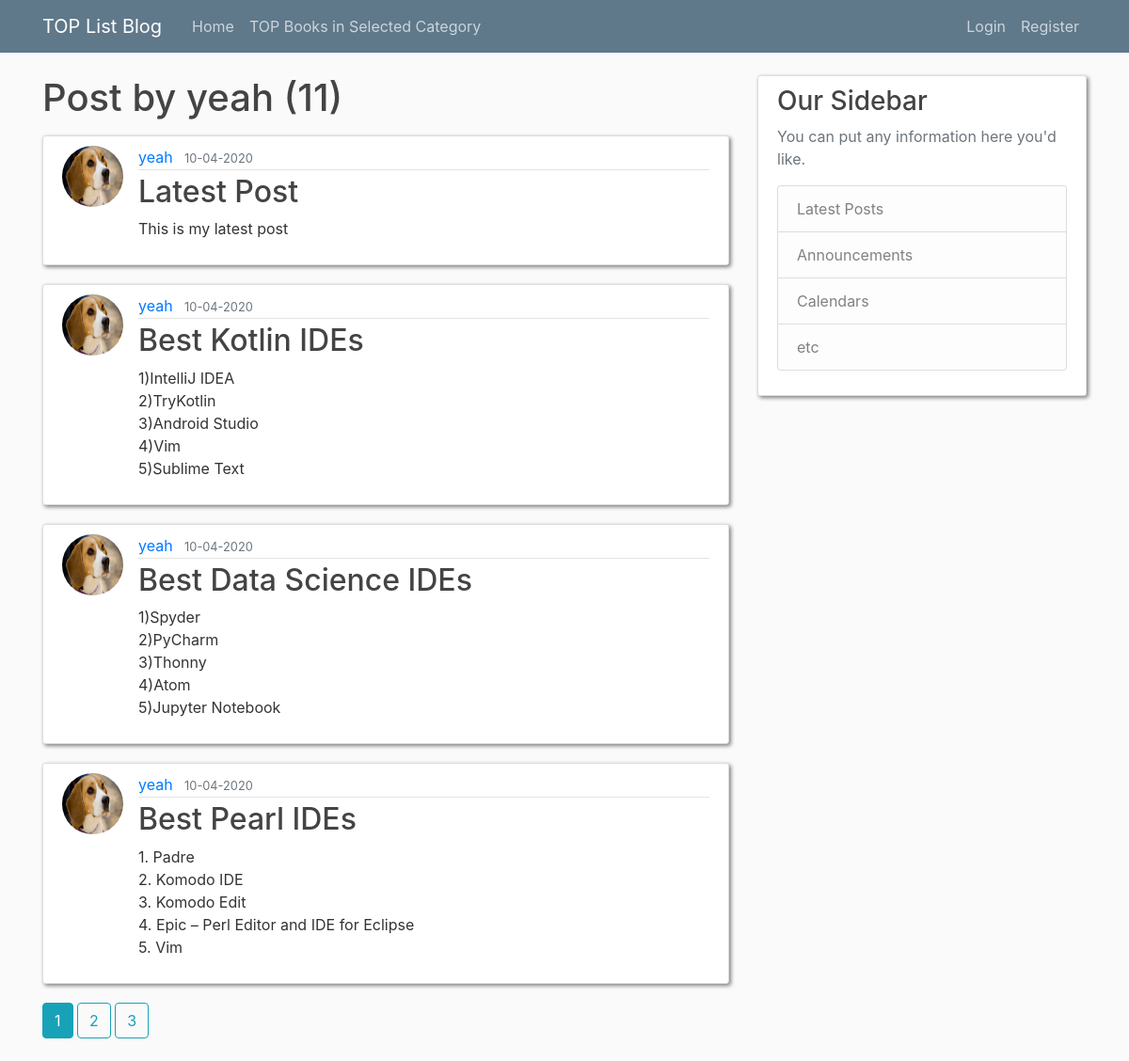
Page /user/yeah on the committed database.
### flaskblog/models.py (models this page shows, shortened)
class User(db.Model,UserMixin):
    id=db.Column(db.Integer,primary_key=True)
    username = db.Column(db.String(20),nullable=False,unique=True)
    email = db.Column(db.String(120),nullable=False,unique=True)
    image_file = db.Column(db.String(20),nullable=False,default='default.jpg')
    password = db.Column(db.String(60),nullable=False)
    posts=db.relationship('Post', backref='author',lazy=True)

class Post(db.Model):
    id = db.Column(db.Integer, primary_key=True)
    title = db.Column(db.String(100),nullable=False)
    date_posted=db.Column(db.DateTime,nullable=False,default=datetime.utcnow)
    content=db.Column(db.Text, nullable=False)
    user_id=db.Column(db.Integer,db.ForeignKey('user.id'),nullable=False)

### flaskblog/routes.py (the view)
@app.route('/user/<string:username>')
def user_posts(username):
    page=request.args.get('page',1,type=int)
    user=User.query.filter_by(username=username).first_or_404()
    posts=Post.query.filter_by(author=user).order_by(Post.date_posted.desc()).paginate(page=page,per_page=4)
    return render_template('user_posts.html', posts=posts , user=user)

### flaskblog/templates/user_posts.html
{% extends "layout.html" %}
{% block content %}
    <h1 class="mb-3">Post by {{ user.username }} ({{ posts.total }})</h1>
    {% for post in posts.items %}
        <article class="media content-section">
          <img class="rounded-circle article-img" src="{{ url_for('static',filename='profile_pics/'+post.author.image_file)}}">
          <div class="media-body">
            <div class="article-metadata">
              <a class="mr-2" href="{{ url_for('user_posts', username=post.author.username) }}">{{ post.author.username }}</a>
              <small class="text-muted">{{ post.date_posted.strftime('%d-%m-%Y') }}</small>
            </div>
            <h2><a class="article-title" href="{{ url_for('post',post_id=post.id) }}">{{ post.title }}</a></h2>
            <p class="article-content">{{ post.content }}</p>
          </div>
        </article>
    {% endfor %}
    {% for page_num in posts.iter_pages(left_edge=1,right_edge=1,left_current=1,right_current=2) %}
        {% if page_num %}
            {% if posts.page==page_num %}
                <a class="btn btn-info mb-4" href="{{ url_for('user_posts',username=user.username,page=page_num) }}">{{ page_num }}</a>
            {% else %}
                <a class="btn btn-outline-info mb-4" href="{{ url_for('user_posts',username=user.username,page=page_num) }}">{{ page_num }}</a>
            {% endif %}
        {% else %}
            ...
        {% endif %}
    {% endfor %}
{% endblock content %}

### flaskblog/templates/layout.html (style rules this page uses)
body { background: #fafafa; color: #333333; margin-top: 5rem; }
h1, h2, h3, h4, h5, h6 { color: #444444; }
.content-section { background: #ffffff; padding: 10px 20px; border: 1px solid #dddddd; border-radius: 3px; margin-bottom: 20px; box-shadow:2px 2px 4px grey; }
.article-title { color: #444444; }
.article-content { white-space: pre-line; }
.article-img { height: 65px; width: 65px; margin-right: 16px; }
.article-metadata { padding-bottom: 1px; margin-bottom: 4px; border-bottom: 1px solid #e3e3e3 }

### rows in the picture
User: username "yeah"
Post: image_file (picture), author.username "yeah", date_posted "10-04-2020", title "Latest Post", content "This is my latest post"
Post: image_file (picture), author.username "yeah", date_posted "10-04-2020", title "Best Kotlin IDEs", content "1)IntelliJ IDEA 2)TryKotlin 3)Android Studio 4)Vim 5)Sublime Text"
Post: image_file (picture), author.username "yeah", date_posted "10-04-2020", title "Best Data Science IDEs", content "1)Spyder 2)PyCharm 3)Thonny 4)Atom 5)Jupyter Notebook"
Post: image_file (picture), author.username "yeah", date_posted "10-04-2020", title "Best Pearl IDEs", content "1. Padre 2. Komodo IDE 3. Komodo Edit 4. Epic – Perl Editor and IDE for Eclipse 5. Vim"

### other values in the picture
{{ posts.total }} "11"
{{ page_num }} "1"
{{ page_num }} "2" "3"
